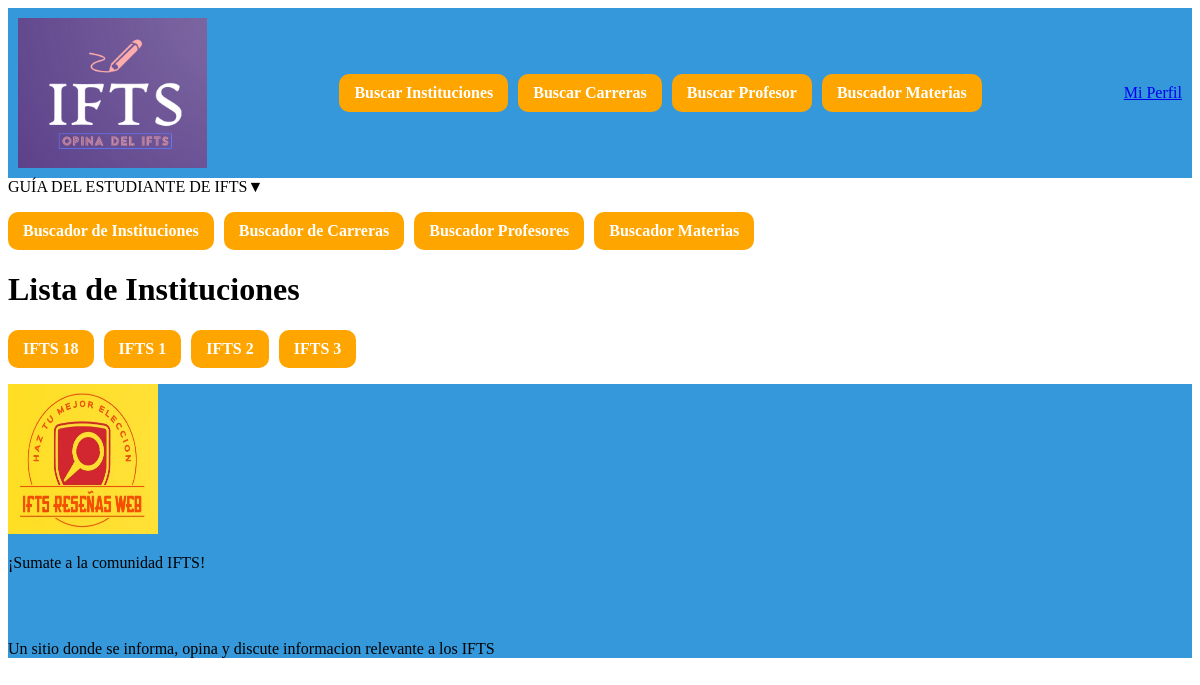
Page /institucion/lista/ on the committed database.
### apps/institucion/models.py (models this page shows, shortened)
class Institucion(models.Model):
    nombre = models.CharField(default="IFTS", max_length=150, blank=True, null=True)
    ubicacion = models.CharField(default="Argentina", max_length=250, blank=True, null=True)
    url = models.CharField(default="", max_length=250, blank=True, null=True)
    fk_id_usuario = models.ForeignKey('custom_user.CustomUser', on_delete=models.CASCADE, related_name='instituciones_usuario', default=None)

### apps/institucion/views.py (the view)
# urls.py: path("lista/", InstitucionListView.as_view(), name="lista_institucion"),]
class InstitucionListView(ListView):
    model = Institucion
    template_name = "lista_institucion.html"
    context_object_name = "objetos"

### apps/institucion/templates/lista_institucion.html (shortened to what this page needs)
{% extends "template_base.html" %}
    {% block content %}
    <h1>Lista de Instituciones</h1>
    <ul>
        {% for objeto in objetos %}
                <li><a href="{{objeto.url}}">{{ objeto.nombre }}</a></li>
        {% endfor %}
    </ul>
    {% endblock %}

### static/style.css (style rules this page uses)
ul { list-style: none; padding: 0; display: flex; }
li { margin-right: 10px; }
li a { display: block; padding: 10px 15px; background-color: orange; color: white; text-decoration: none; border-radius: 10px; font-weight: bold; }

### rows in the picture
Institucion: nombre "IFTS 18"
Institucion: nombre "IFTS 1"
Institucion: nombre "IFTS 2"
Institucion: nombre "IFTS 3"
